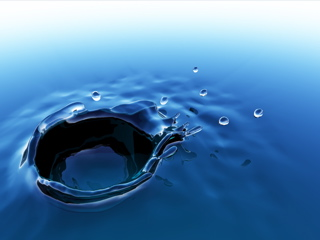
%> input picture verify/sayisal_goruntu_isleme_encode_scripts/splash.jpg, 320 x 240 px
$ octave image_encode.m   (GNU Octave 9; MATLAB toolbox functions it lacks are replaced by stand-ins)
%> lines starting %> are read from the running program, lines starting %| are printed output that depends on the picture
### verify/sayisal_goruntu_isleme_encode_scripts/calc_dc_size.m
function [size] = calc_dc_size(dc_val)
%UNTITLED Summary of this function goes here
%   Detailed explanation goes here
if dc_val == 0
    size = 0;
elseif (dc_val == -1) || (dc_val == 1)
    size = 1;
elseif ((dc_val >= -3) && (dc_val <= -2)) || ((dc_val >= 2) && (dc_val <= 3))
    size = 2;
elseif ((dc_val >= -7) && (dc_val <= -4)) || ((dc_val >= 4) && (dc_val <= 7))
    size = 3;
elseif ((dc_val >= -15) && (dc_val <= -8)) || ((dc_val >= 8) && (dc_val <= 15))
    size = 4;
elseif ((dc_val >= -31) && (dc_val <= -16)) || ((dc_val >= 16) && (dc_val <= 31))
    size = 5;
elseif ((dc_val >= -63) && (dc_val <= -32)) || ((dc_val >= 32) && (dc_val <= 63))
    size = 6;
elseif ((dc_val >= -127) && (dc_val <= -64)) || ((dc_val >= 64) && (dc_val <= 127))
    size = 7;
elseif ((dc_val >= -255) && (dc_val <= -128)) || ((dc_val >= 128) && (dc_val <= 255))
    size = 8;
elseif ((dc_val >= -511) && (dc_val <= -256)) || ((dc_val >= 256) && (dc_val <= 511))
    size = 9;
elseif ((dc_val >= -1023) && (dc_val <= -512)) || ((dc_val >= 512) && (dc_val <= 1023))
    size = 10;
elseif ((dc_val >= -2047) && (dc_val <= -1024)) || ((dc_val >= 1024) && (dc_val <= 2047))
    size = 11;
end

end

### verify/sayisal_goruntu_isleme_encode_scripts/calc_dc_code.m
function [code] = calc_dc_code(dc_size)
%UNTITLED Summary of this function goes here
%   Detailed explanation goes here
if dc_size == 0
    code = [0,0];
elseif (dc_size == 1)
    code = [0,1,0];
elseif (dc_size == 2)
    code = [0,1,1];
elseif (dc_size == 3)
    code = [1,0,0];
elseif (dc_size == 4)
    code = [1,0,1];
elseif (dc_size == 5)
    code = [1,1,0];
elseif (dc_size == 6)
    code = [1,1,1,0];
elseif (dc_size == 7)
    code = [1,1,1,1,0];
elseif (dc_size == 8)
    code = [1,1,1,1,1,0];
elseif (dc_size == 9)
    code = [1,1,1,1,1,1,0];
elseif (dc_size == 10)
    code = [1,1,1,1,1,1,1,0];
elseif (dc_size == 11)
    code = [1,1,1,1,1,1,1,1,0];
end

end

### verify/sayisal_goruntu_isleme_encode_scripts/calc_dc_value.m
function [value] = calc_dc_value(dc_val)
%UNTITLED2 Summary of this function goes here
%   Detailed explanation goes here
%  dc_val = 12;
if (dc_val == 0)
    value = [];
elseif (dc_val > 0)
    value = decimalToBinaryVector(dc_val);
elseif (dc_val < 0)
    value = decimalToBinaryVector(-dc_val);
    ones = length(value);
    value = double(xor(value,ones));
end

end

### verify/sayisal_goruntu_isleme_encode_scripts/image_encode.m
%% Image Compression Algorithm
% FileName      : image_encode.m
% ReleaseDate   : 30.12.2022 05:16   PM
% LastUpdate    : 12.01.2023 10:15   AM
% Authors       : Mehmet Burak Aykenar, Abdulkadir Arslan
% Version       : 1.0.1
% Changes
% 1.0.0 : First release
% 1.0.1 : Add loop for checking if last AC value of each block is zero or not for observation
%       : Add (AC_component(t) == 0) check in case last component of a block is non-zero
%       : Change append function with [,] for string appending for older
%       MATLAB versions
%       : Change endianness from default to big-endian in fopen function

%% load image
clear all;
clc;

% this script works on 320x240 grayscale images
%filename = 'football_Qvga.tif';
%I = imread(filename);

 I = imread('splash.jpg');
%> I is the input picture: size 240x320x3 uint8; mean R, G, B 80.3, 129.8, 173.9
 I = rgb2gray(I);
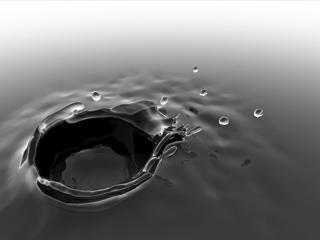
%> I: size 240x320 uint8; min 0, max 255, mean 120

% I = imread('image2.png');
% I = rgb2gray(I);

imshow(I);

% load quantization table
load('QTable.mat');

%% create dct
I_dc_offset = cast(I,'int16');
% Subtract DC offset
I_dc_offset = I_dc_offset-128;
% take 8x8 DCT
I_dct = I_dc_offset;
for i = 1:8:233
    for j = 1:8:313
        I_dct(i:i+7,j:j+7) = dct2(I_dc_offset(i:i+7,j:j+7));
    end
end
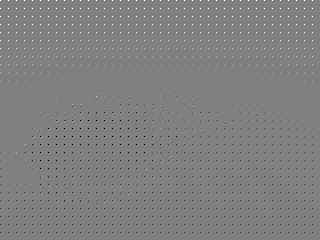
%> I_dct: size 240x320 int16; min -1024, max 1004, mean -0.8; drawn with min black and max white

%% Quantization
I_qntz = I_dct;
for i = 1:8:233
    for j = 1:8:313
        I_qntz(i:i+7,j:j+7) = round(I_dct(i:i+7,j:j+7)./cast(QT,'int16'));
    end
end

%% zigzag scanning
I_zz = zeros(1,320*240);
zz_count = 1;
for i = 1:8:233
    for j = 1:8:313
        I_zz(zz_count:zz_count+63) = zigzag(I_qntz(i:i+7,j:j+7));
        zz_count = zz_count+64;
    end
end
%> after the loop, zz_count = 76801

%% create DC indexes with DPCM

DC_component = zeros(1,320*240/64);
count = 1;
for tif=1:64:(length(I_zz) -63)
    DC_component(count) = I_zz(tif);
    count = count + 1;
end
%> this loop made 1200 passes
%> tif on passes 2 to 4: 65, 129, 193
%> after the loop, DC_component = 1200 values, max 63 at index 41, min -64 at index 612, mean -3.97; count = 1201

% subtract DC values from each other to be able to store them with less bits
% stop at index 2 since the first DC component has no previous DC to
for i=length(DC_component):-1:2
    DC_component(i) = DC_component(i)-DC_component(i-1);
end
%> this loop made 1199 passes
%> i on passes 1 to 3: 1200, 1199, 1198
%> after the loop, DC_component = 1200 values, max 62 at index 1, min -48 at index 685, mean -0.0275

%calculate DC_size (SIZE,Value)
%Evaluate from how many bits DC values going to be consist of
DC_size = zeros(1,length(DC_component));
for i=1:length(DC_component)
    DC_size(i) = calc_dc_size(DC_component(i));
end
%> this loop made 1200 passes
%> size in calc_dc_size on passes 1 to 3: 6, 0, 0
%> after the loop, DC_size = 1200 values, max 6 at index 1, min 0 at index 2, mean 1.42

%calculate DC_code according to size of DC value(Code,Value)
DC_code = {};
for i=1:length(DC_component)
    DC_code{i} = calc_dc_code(DC_size(i));
end
%> this loop made 1200 passes
%> code in calc_dc_code on passes 1 to 3: [1 1 1 0], [0 0], [0 0]
%> after the loop, DC_code = 1200 items
%> the run ends on the next line

%calculate DC_value (Code,Value)
%Calculate bit representation for DC values
DC_value = {};
for i=1:length(DC_component)
    DC_value{i} = calc_dc_value(DC_component(i));
